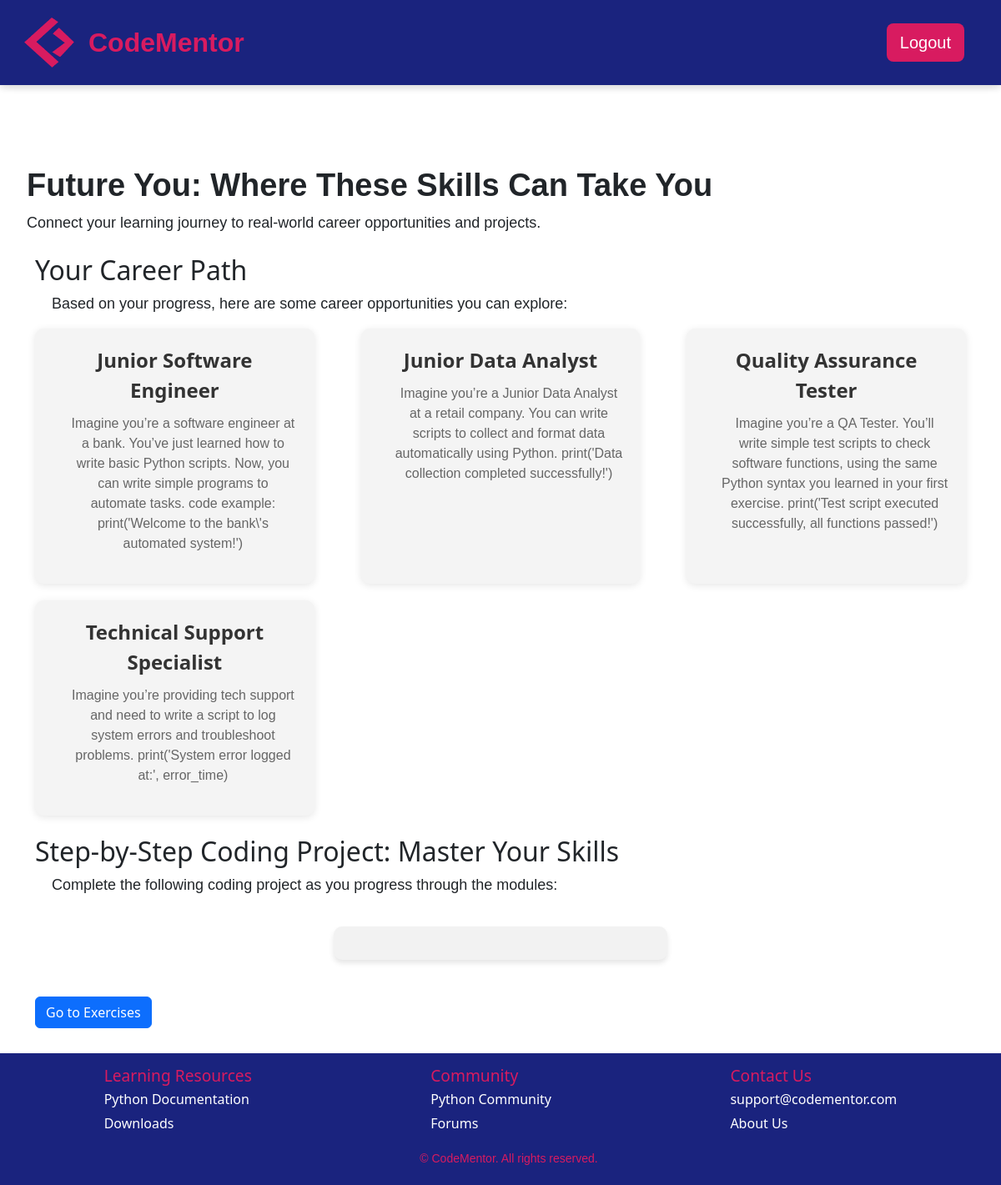
Page /future_you (signed in) on the committed database.
### app.py (models this page shows, shortened)
class CareerSuggestions(db.Model):
    CSid = db.Column(db.Integer, primary_key=True)
    title = db.Column(db.String(100), nullable=False)
    description = db.Column(db.Text, nullable=False)
    exerciseid = db.Column(db.Integer, db.ForeignKey('exercise.exerciseid'), nullable=True)  # Link to Exercise table
    exercise = db.relationship('Exercise', backref='career_suggestions', lazy=True)  # Access career suggestions from exercise

### app.py (the view)
@app.route('/future_you', methods=['GET', 'POST'])
@login_required
def future_you():
    userid = current_user.userid  # Assuming `userid` is the primary key for the User model
    user_module_progress = UserModuleProgress.query.filter_by(userid=userid).first()
    if user_module_progress:
        current_module_id = user_module_progress.moduleid
    else:
        current_module_id = None  # Or handle if the user has no progress
    second_exercise_completed = check_if_second_exercise_completed(userid, current_module_id)
    if current_module_id:
        career_suggestions = CareerSuggestions.query.filter_by(exerciseid=current_module_id).all()
    else:
        career_suggestions = []  # If no module is found, return an empty list
    if request.method == 'POST':
        if second_exercise_completed:
            return redirect(url_for('dashboard'))
        else:
            return redirect(url_for('exercises', module_id=current_module_id))
    return render_template('future_you.html',
                           second_exercise_completed=second_exercise_completed,
                           career_suggestions=career_suggestions)

### app.py (called while the page is built)
@login_manager.user_loader
def load_user(userid):
    return User.query.get(int(userid))

def check_if_second_exercise_completed(userid, module_id):
    second_exercise = Exercise.query.filter_by(moduleid=module_id).order_by(Exercise.exerciseid).offset(1).first()  # This grabs the second exercise based on the module
    if second_exercise:
        user_progress = UserExerciseProgress.query.filter_by(userid=userid, exerciseid=second_exercise.exerciseid).first()
        return user_progress is not None and user_progress.status == 'completed'
    return False

### templates/future_you.html (shortened to what this page needs)
{% extends 'base.html' %}
{% block content %}
<section class="future-you-section">
    <div class="intro">
        <h1>Future You: Where These Skills Can Take You</h1>
        <p>Connect your learning journey to real-world career opportunities and projects.</p>
    </div>
    <div class="container mt-4">
        <div class="row">
        <h2>Your Career Path</h2>
        <p>Based on your progress, here are some career opportunities you can explore:</p>
            <div class="col-md-12 mb-4">
                <div class="learning-box">
                    <div class="career-path-boxes-container">
                        {% if career_suggestions %}
                            <div class="career-paths-container">
                                {% for career in career_suggestions %}
                                    <div class="career-path-box">
                                        <a href="{{ career.link }}" target="_blank" class="career-title">{{ career.title }}</a>
                                        <p class="career-description">{{ career.description }}</p>
                                    </div>
                                {% endfor %}
                            </div>
                        {% else %}
                            <p>No career suggestions available for this module yet.</p>
                        {% endif %}
                    </div>
                </div>
            </div>
            <h2>Step-by-Step Coding Project: Master Your Skills</h2>
            <p>Complete the following coding project as you progress through the modules:</p>
            <div class="col-md-12 mb-4">
                <div class="learning-boxe">
                </div>
            </div>
        </div>
    {% if second_exercise_completed %}
    <form method="POST">
        <button type="submit" class="btn btn-primary">Go to Dashboard</button>
    </form>
    {% else %}
    <form method="POST">
        <button type="submit" class="btn btn-primary">Go to Exercises</button>
    </form>
    {% endif %}
    </div>
</section>
{% endblock %}

### templates/base.html (shortened to what this page needs)
<!DOCTYPE html>
<html lang="en">
<head>
    <link rel="stylesheet" href="https://cdn.jsdelivr.net/npm/bootstrap@5.3.3/dist/css/bootstrap.min.css">
    <link rel="stylesheet" type="text/css" href="/static/css/styles.css">
    <link rel="stylesheet" href="https://cdnjs.cloudflare.com/ajax/libs/font-awesome/6.0.0-beta3/css/all.min.css">
</head>
<body>
    <header>
      <nav class="navbar navbar-expand-lg">
          <div class="container-fluid">
              <div class="logo-container d-flex align-items-center">
                  <svg width="20" height="20" viewBox="0 0 100 100"></svg>
                  <a class="navbar-brand" href="{{ url_for('home') }}">
                      <img src="/static/images/CMLogo.png" alt="CodeMentor Logo" class="logo-image">
                  </a>
                  <span class="logo-text">CodeMentor</span>
              </div>
              <div class="collapse navbar-collapse" id="navbarContent">
                <ul class="navbar-nav ms-auto d-flex gap-2">
                    {% if current_user.is_authenticated %}
                        {% if request.endpoint == 'exercises' %}
                            <li class="nav-item">
                              <a href="{{ url_for('dashboard') }}" class="btn btn-link back-arrow-btn">
                                  <i class="fas fa-arrow-left"></i>
                              </a>
                          </li>
                        {% else %}
                            <li class="nav-item">
                                <a href="{{ url_for('logout') }}" class="btn custom-btn-primary btn-lg">Logout</a>
                            </li>
                        {% endif %}
                    {% endif %}
                </ul>
              </div>
          </div>
      </nav>
    </header>
    <main class="container-fluid flex-grow-1">
        {% block content %}{% endblock %}
    </main>
    <div id="scroll-indicator" class="scroll-indicator">
    </div>
{% if request.endpoint not in ["login", "register", "dashboard", "exercises"] %}
<footer class="footer">
    <div class="footer-content">
      <div class="footer-section">
        <h3>Learning Resources</h3>
        <ul>
          <li><a href="https://www.python.org/doc/">Python Documentation</a></li>
          <li><a href="https://www.python.org/downloads/">Downloads</a></li>
        </ul>
      </div>
      <div class="footer-section">
        <h3>Community</h3>
        <ul>
          <li><a href="https://www.python.org/community/">Python Community</a></li>
          <li><a href="https://www.python.org/community/forums/">Forums</a></li>
        </ul>
      </div>
      <div class="footer-section">
        <h3>Contact Us</h3>
        <ul>
          <li><a href="mailto:support@codementor.com">support@codementor.com</a></li>
          <li><a href="https://codementor.com/about">About Us</a></li>
        </ul>
      </div>
    </div>
    <div class="footer-bottom">
      <p>&copy; {{ year }} CodeMentor. All rights reserved.</p>
    </div>
</footer>
{% endif %}
</body>
</html>

### static/css/styles.css (style rules this page uses)
header { box-shadow: 0 2px 10px rgba(0, 0, 0, 0.1); position: fixed; top: 0; width: 100%; z-index: 1000; }
body, html { margin: 0; padding: 0; height: 100%; }
body { display: flex; flex-direction: column; height: 100%; }
main { flex: 1; margin-top: 200px; }
h1 { font-weight: bold; font-size: 38px; font-family: Verdana, Geneva, Tahoma, sans-serif; margin-left: 20px; }
p { font-size: 18px; font-family: Verdana, Geneva, Tahoma, sans-serif; margin-left: 20px; }
.navbar { background: #1a237e; padding: 1rem 2rem; box-shadow: 0 2px 10px rgba(0,0,0,0.1); }
.logo-image { width: 60px; height: 60px; }
.logo-text { font-family: Verdana, Geneva, Tahoma, sans-serif; font-weight: bold; font-size: 32px; color: #D81B60; margin-left: 1px; display: inline-block; }
.logo-container { margin-left: -35px; }
.custom-btn-primary { background-color: #D81B60 !important; color: white !important; border: none !important; font-family: Verdana, Geneva, Tahoma, sans-serif; }
.navbar-nav { display: flex; flex-direction: row; gap: 15px; align-items: center; justify-content: flex-end; }
.scroll-indicator { position: fixed; bottom: 20px; left: 50%; transform: translateX(-50%); font-size: 2rem; color: #D81B60; cursor: pointer; animation: bounce 1.5s infinite; display: none; }
.footer { background-color: #1a237e; color: #ffffff; padding: 5px 20px; position: relative; width: 100%; margin-top: 30px; }
.footer-content { display: flex; justify-content: space-around; flex-wrap: wrap; gap: 5px; padding: 10px 0; }
.footer-section h3 { color: #D81B60; font-size: 1.2rem; margin-bottom: 5px; }
.footer-section ul { list-style: none; padding: 0; margin: 0; }
.footer-section ul li { margin-bottom: 5px; }
.footer-section ul li a { text-decoration: none; color: #ffffff; font-size: 1rem; }
.footer-bottom { text-align: center; margin-top: 5px; color: #D81B60; }
body, html { height: 100%; margin: 0; display: flex; flex-direction: column; }
.footer-bottom p { font-size: 14px; }
.learning-boxe { background-color: #f2f2f2; border-radius: 10px; box-shadow: 0 4px 6px rgba(0, 0, 0, 0.1); padding: 20px; text-align: left; max-width: 400px; margin: 20px auto; font-family: 'Verdana', Geneva, Tahoma, sans-serif; color: #333; display: flex; gap: 20px; flex-wrap: wrap; }
.career-paths-container { display: flex; flex-wrap: wrap; gap: 20px; justify-content: space-between; }
.career-path-box { background-color: #f4f4f4; padding: 20px; width: 30%; border-radius: 10px; box-shadow: 0 2px 10px rgba(0, 0, 0, 0.1); transition: transform 0.3s ease-in-out; text-align: center; }
.career-title { font-size: 1.5rem; font-weight: bold; color: #333; text-decoration: none; }
.career-description { font-size: 1rem; color: #666; margin-top: 10px; }

### rows in the picture
CareerSuggestions: title "Junior Software Engineer", description "Imagine you’re a software engineer at a bank. You’ve just learned how to write basic Python scripts. Now, you can write simple programs to automate tasks. code example: print('Welcome to the bank\\'s automated system!')"
CareerSuggestions: title "Junior Data Analyst", description "Imagine you’re a Junior Data Analyst at a retail company. You can write scripts to collect and format data automatically using Python. print('Data collection completed successfully!')"
CareerSuggestions: title "Quality Assurance Tester", description "Imagine you’re a QA Tester. You’ll write simple test scripts to check software functions, using the same Python syntax you learned in your first exercise. print('Test script executed successfully, all functions passed!')"
CareerSuggestions: title "Technical Support Specialist", description "Imagine you’re providing tech support and need to write a script to log system errors and troubleshoot problems. print('System error logged at:', error_time)"
